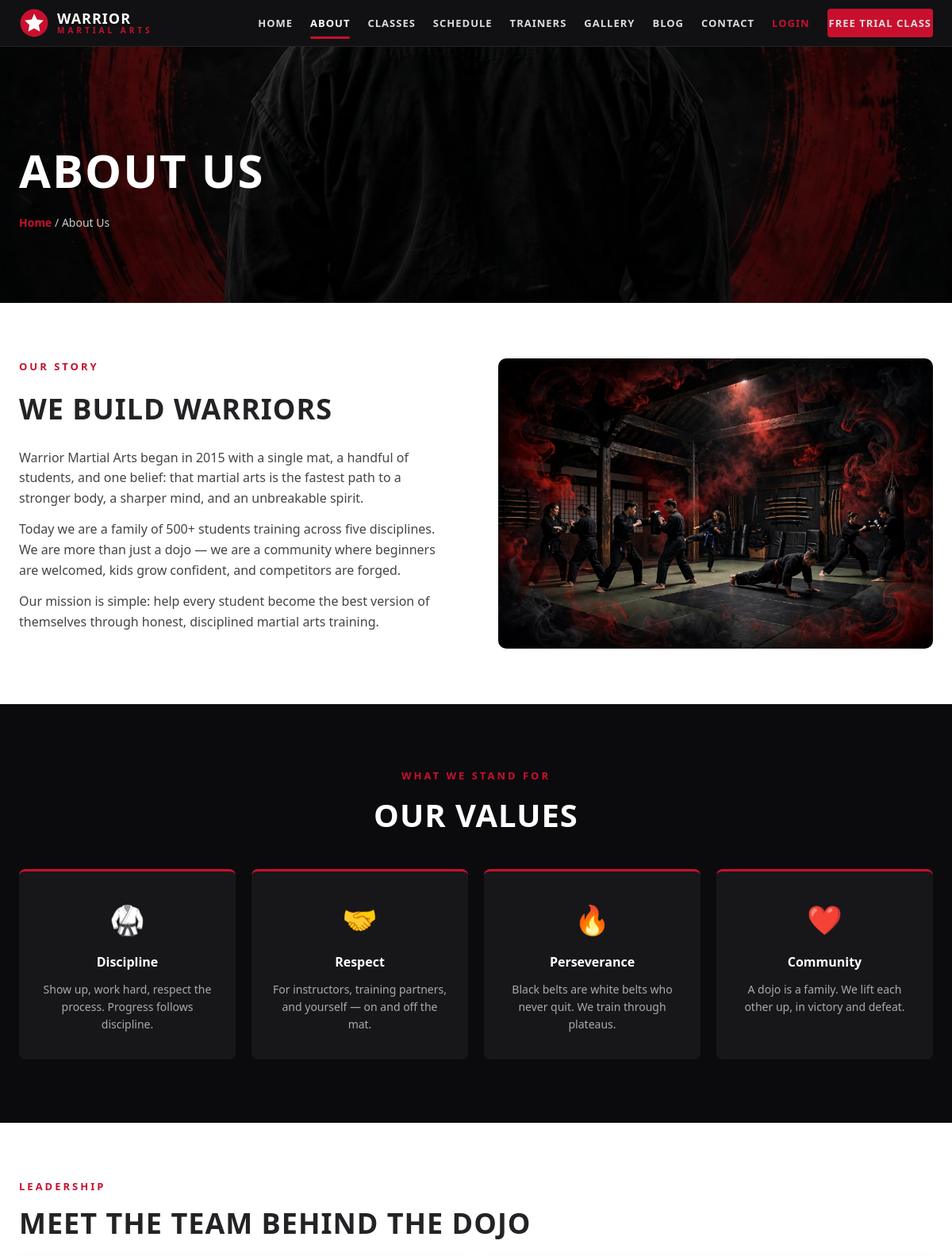
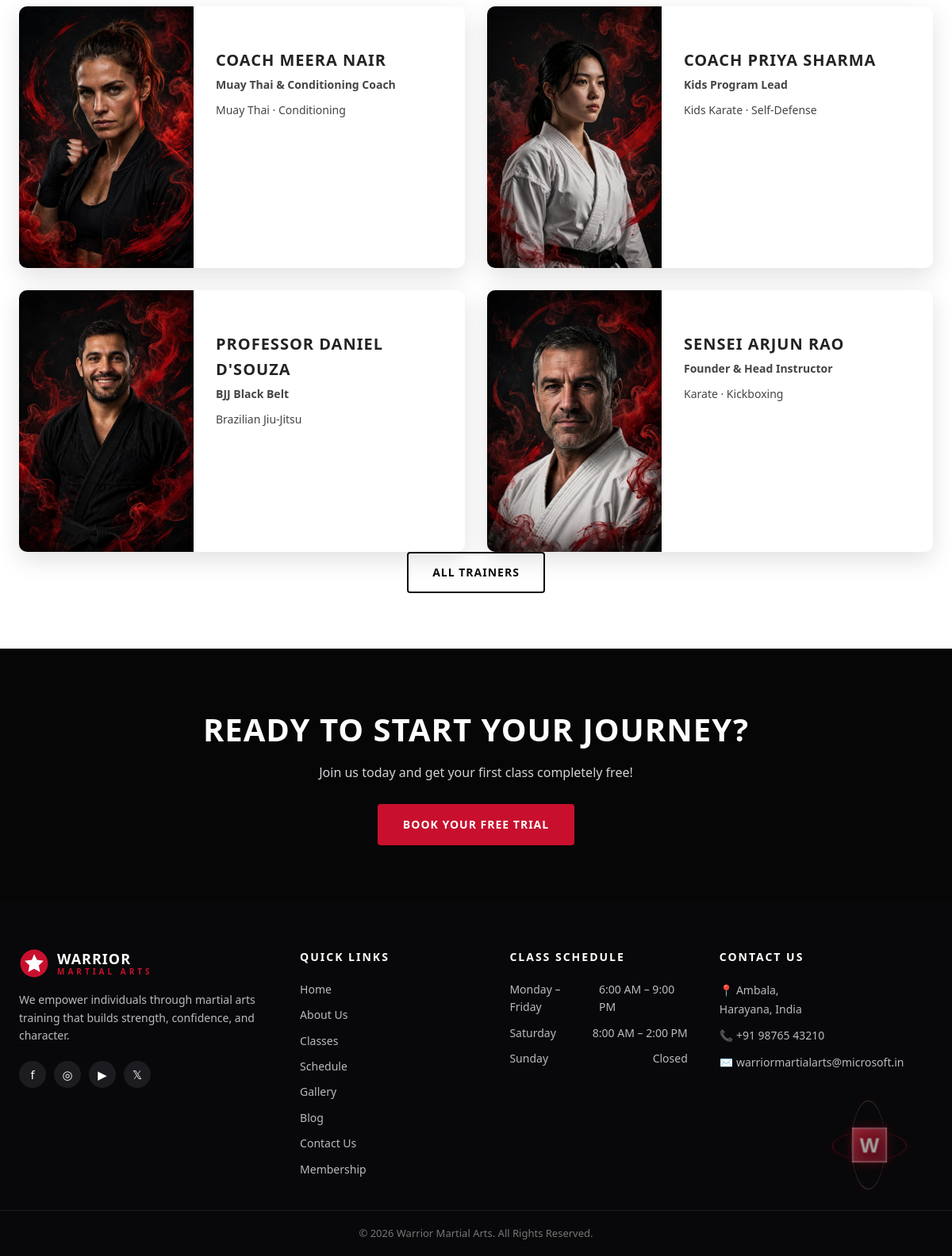
The page /about/ on the database its author committed (2 pictures, top to bottom).
### dojo/models.py (models this page shows, shortened)
class Trainer(models.Model):
    name = models.CharField(max_length=80)
    title = models.CharField(max_length=120, default="Instructor")
    bio = models.TextField()
    specialty = models.CharField(max_length=120)
    image = models.CharField(
        max_length=120,
        help_text="Static image filename, e.g. trainer-1.jpg (in dojo/static/dojo/img/).",
    )
    classes_taught = models.ManyToManyField(ClassStyle, blank=True, related_name="trainers")
    class Meta:
        ordering = ["name"]

### dojo/views.py (the view)
# urls.py: path("about/", views.about, name="about"),
def about(request):
    return render(
        request,
        "dojo/about.html",
        {
            "trainers": Trainer.objects.all()[:4],
            "testimonials": Testimonial.objects.all(),
        },
    )

### dojo/templates/dojo/about.html (shortened to what this page needs)
{% extends "dojo/base.html" %}
{% load static %}
{% block content %}
<section class="page-hero" style="background-image:url('{% static 'dojo/img/about-warrior.jpg' %}')">
  <div class="page-hero-overlay"></div>
  <div class="wrap">
    <h1>ABOUT US</h1>
    <p class="crumb"><a href="{% url 'dojo:home' %}">Home</a> / About Us</p>
  </div>
</section>
<section class="wrap content-section">
  <div class="split">
    <div>
      <p class="eyebrow dark">Our Story</p>
      <h2>WE BUILD WARRIORS</h2>
      <p>Warrior Martial Arts began in 2015 with a single mat, a handful of students, and one belief: that martial arts is the fastest path to a stronger body, a sharper mind, and an unbreakable spirit.</p>
      <p>Today we are a family of 500+ students training across five disciplines. We are more than just a dojo — we are a community where beginners are welcomed, kids grow confident, and competitors are forged.</p>
      <p>Our mission is simple: help every student become the best version of themselves through honest, disciplined martial arts training.</p>
    </div>
    <div>
      <img class="rounded" src="{% static 'dojo/img/gallery-1.jpg' %}" alt="Training at the dojo" loading="lazy">
    </div>
  </div>
</section>
<section class="values">
  <div class="wrap">
    <p class="eyebrow">What We Stand For</p>
    <h2 class="section-title">OUR VALUES</h2>
    <div class="value-grid">
      <div class="value-card"><div class="value-icon">🥋</div><h3>Discipline</h3><p>Show up, work hard, respect the process. Progress follows discipline.</p></div>
      <div class="value-card"><div class="value-icon">🤝</div><h3>Respect</h3><p>For instructors, training partners, and yourself — on and off the mat.</p></div>
      <div class="value-card"><div class="value-icon">🔥</div><h3>Perseverance</h3><p>Black belts are white belts who never quit. We train through plateaus.</p></div>
      <div class="value-card"><div class="value-icon">❤️</div><h3>Community</h3><p>A dojo is a family. We lift each other up, in victory and defeat.</p></div>
    </div>
  </div>
</section>
<section class="wrap content-section">
  <p class="eyebrow dark">Leadership</p>
  <h2>MEET THE TEAM BEHIND THE DOJO</h2>
  <div class="trainer-grid">
    {% for trainer in trainers %}
    <div class="trainer-card">
      <img src="{% static 'dojo/img/' %}{{ trainer.image }}" alt="{{ trainer.name }}" loading="lazy">
      <div class="trainer-body">
        <h3>{{ trainer.name }}</h3>
        <p class="trainer-title">{{ trainer.title }}</p>
        <p class="trainer-spec">{{ trainer.specialty }}</p>
      </div>
    </div>
    {% endfor %}
  </div>
  <div class="center"><a class="btn btn-outline" href="{% url 'dojo:trainers' %}">All Trainers</a></div>
</section>
{% endblock %}

### dojo/static/dojo/css/style.css (style rules this page uses)
:root { --red: #c8102e; --red-dark: #9a0b23; --black: #0b0b0d; --ink: #141416; --panel: #17171a; --grey: #f4f4f5; --line: #e4e4e7; --muted: #8e8e93; --text: #232326; --radius: 10px; --font: "Segoe UI", "Helvetica Neue", Arial, system-ui, sans-serif; --display: "Arial Black", "Segoe UI", Arial, sans-serif; }
* { box-sizing: border-box; margin: 0; padding: 0; }
html { scroll-behavior: smooth; }
body { font-family: var(--font); color: var(--text); background: #fff; line-height: 1.6; }
img { max-width: 100%; display: block; }
a { text-decoration: none; color: inherit; }
.wrap { max-width: 1200px; margin: 0 auto; padding: 0 24px; }
.center { text-align: center; }
.rounded { border-radius: var(--radius); }
.btn { display: inline-block; padding: 13px 30px; border-radius: 4px; font-weight: 700; font-size: 14px; letter-spacing: 1px; text-transform: uppercase; cursor: pointer; border: 2px solid transparent; transition: transform .15s ease, box-shadow .15s ease, background .15s ease; }
.btn-outline { background: transparent; color: var(--black); border-color: var(--black); }
.eyebrow { color: var(--red); font-weight: 700; letter-spacing: 3px; text-transform: uppercase; font-size: 13px; margin-bottom: 8px; }
.eyebrow.dark { color: var(--red); }
.section-title, h2.section-title { font-family: var(--display); font-size: clamp(26px, 4vw, 40px); letter-spacing: 1px; margin-bottom: 36px; color: #fff; }
.page-hero { position: relative; background-size: cover; background-position: center; padding: 110px 0 90px; color: #fff; background-color: var(--black); }
.page-hero-overlay { position: absolute; inset: 0; background: rgba(0,0,0,.62); }
.page-hero .wrap { position: relative; z-index: 1; }
.page-hero h1 { font-family: var(--display); font-size: clamp(36px, 5vw, 58px); letter-spacing: 2px; }
.crumb { color: #ccc; font-size: 14px; margin-top: 8px; }
.crumb a { color: var(--red); font-weight: 600; }
.content-section { padding: 70px 24px; }
.content-section h2 { font-family: var(--display); font-size: clamp(24px, 3.4vw, 36px); letter-spacing: 1px; margin-bottom: 20px; }
.content-section h3 { font-size: 18px; letter-spacing: 1px; margin: 24px 0 12px; text-transform: uppercase; }
.split { display: grid; grid-template-columns: 1fr 1fr; gap: 56px; align-items: start; }
.split p { margin-bottom: 14px; color: #444; }
.values { background: var(--black); padding: 80px 0; }
.values .section-title { text-align: center; }
.values .eyebrow { text-align: center; }
.value-grid { display: grid; grid-template-columns: repeat(4, 1fr); gap: 20px; }
.value-card { background: var(--panel); border-radius: 8px; padding: 32px 24px; text-align: center; color: #ddd; border-top: 3px solid var(--red); }
.value-icon { font-size: 36px; margin-bottom: 12px; }
.value-card h3 { color: #fff; margin-bottom: 10px; font-size: 16px; }
.value-card p { font-size: 14px; color: #aaa; }
.trainer-grid { display: grid; grid-template-columns: repeat(2, 1fr); gap: 28px; }
.trainer-card { background: #fff; border-radius: var(--radius); overflow: hidden; box-shadow: 0 10px 30px rgba(0,0,0,.12); display: flex; gap: 0; }
.trainer-card img { width: 220px; object-fit: cover; flex: none; }
.trainer-body { padding: 28px; }
.trainer-body h3 { font-family: var(--display); font-size: 20px; margin-bottom: 4px; }
.trainer-title { color: var(--red); font-weight: 700; font-size: 14px; margin-bottom: 2px; }
.trainer-spec { font-size: 13px; color: var(--muted); margin-bottom: 12px; }
.trainer-body p { font-size: 14px; color: #444; margin-bottom: 10px; }

### rows shown on the page
Trainer: image (picture), name "COACH MEERA NAIR", title "Muay Thai & Conditioning Coach", specialty "Muay Thai · Conditioning"
Trainer: image (picture), name "COACH PRIYA SHARMA", title "Kids Program Lead", specialty "Kids Karate · Self-Defense"
Trainer: image (picture), name "PROFESSOR DANIEL D'SOUZA", title "BJJ Black Belt", specialty "Brazilian Jiu-Jitsu"
Trainer: image (picture), name "SENSEI ARJUN RAO", title "Founder & Head Instructor", specialty "Karate · Kickboxing"
